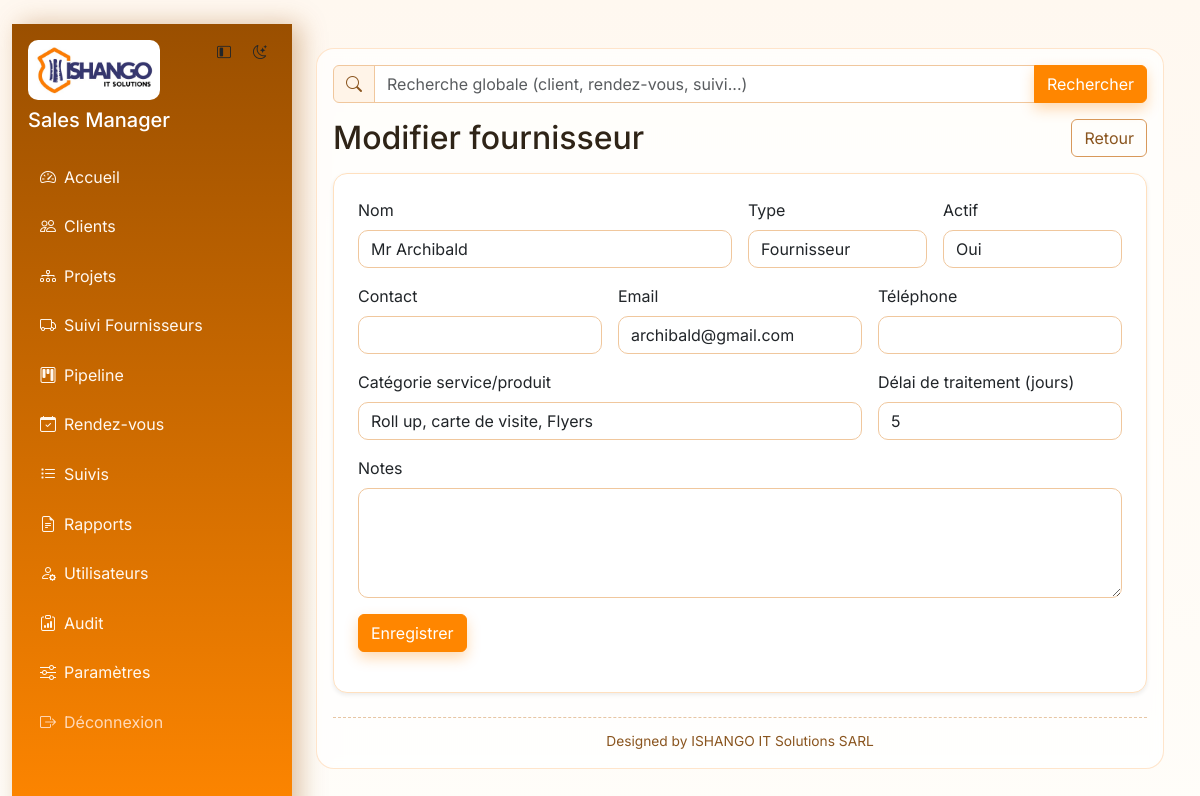
Page /suppliers/6/edit (signed in) on the committed database.
### tables this page shows
CREATE TABLE app_settings (

            key TEXT PRIMARY KEY,

            value TEXT NOT NULL

        );

CREATE TABLE suppliers (
            id INTEGER PRIMARY KEY AUTOINCREMENT,
            name TEXT NOT NULL,
            partner_type TEXT NOT NULL DEFAULT 'fournisseur',
            contact_name TEXT,
            email TEXT,
            phone TEXT,
            service_category TEXT,
            sla_days INTEGER,
            notes TEXT,
            is_active INTEGER NOT NULL DEFAULT 1,
            created_at TEXT DEFAULT CURRENT_TIMESTAMP
        );

### routes/suppliers.py (the view, shortened to what this page needs)
@suppliers_bp.route("/<int:supplier_id>/edit", methods=["GET", "POST"])
@permission_required("suppliers.manage")
def edit_supplier(supplier_id):
    supplier = query_one("SELECT * FROM suppliers WHERE id = ?", (supplier_id,))
    if not supplier:
        flash("Fournisseur introuvable.", "danger")
        return redirect(url_for("suppliers.list_suppliers"))
    return render_template("supplier_form.html", supplier=supplier, supplier_types=SUPPLIER_TYPES)

### models/db.py (called while the page is built)
def get_db() -> sqlite3.Connection:
    if "db" not in g:
        connection = sqlite3.connect(DB_PATH)
        connection.execute("PRAGMA foreign_keys = ON")
        connection.row_factory = sqlite3.Row
        g.db = connection
    return g.db

### models/repositories.py (called while the page is built)
def query_one(query, params=()):
    return get_db().execute(query, params).fetchone()

### routes/utils.py (called while the page is built)
def has_permission(permission: str) -> bool:
    role = session.get("role", "sales")
    permissions = ROLE_PERMISSIONS.get(role, set())
    return "*" in permissions or permission in permissions

def permission_required(permission: str):
    def decorator(view_func):
        @wraps(view_func)
        def wrapper(*args, **kwargs):
            if "user_id" not in session:
                return redirect(url_for("auth.login"))
            if not has_permission(permission):
                flash("Action non autorisée pour votre rôle.", "warning")
                return redirect(url_for("dashboard.home"))
            return view_func(*args, **kwargs)
        return wrapper
    return decorator

### templates/supplier_form.html (shortened to what this page needs)
{% extends "base.html" %}
{% block content %}
<div class="d-flex justify-content-between align-items-center mb-3">
  <h2 class="mb-0">{% if supplier %}Modifier fournisseur{% else %}Nouveau fournisseur{% endif %}</h2>
  <a href="{{ url_for('suppliers.list_suppliers') }}" class="btn btn-outline-secondary">Retour</a>
</div>
<div class="card shadow-sm">
  <div class="card-body p-4">
    <form method="post" class="row g-3">
      <div class="col-md-6">
        <label class="form-label">Nom</label>
        <input class="form-control" name="name" required value="{{ supplier.name if supplier else '' }}">
      </div>
      <div class="col-md-3">
        <label class="form-label">Type</label>
        <select class="form-select" name="partner_type">
          {% for key, label in supplier_types %}
          <option value="{{ key }}" {% if supplier and supplier.partner_type == key %}selected{% endif %}>{{ label }}</option>
          {% endfor %}
        </select>
      </div>
      <div class="col-md-3">
        <label class="form-label">Actif</label>
        <select class="form-select" name="is_active">
          <option value="1" {% if not supplier or supplier.is_active %}selected{% endif %}>Oui</option>
        </select>
      </div>
      <div class="col-md-4">
        <label class="form-label">Contact</label>
        <input class="form-control" name="contact_name" value="{{ supplier.contact_name if supplier else '' }}">
      </div>
      <div class="col-md-4">
        <label class="form-label">Email</label>
        <input class="form-control" name="email" value="{{ supplier.email if supplier else '' }}">
      </div>
      <div class="col-md-4">
        <label class="form-label">Téléphone</label>
        <input class="form-control" name="phone" value="{{ supplier.phone if supplier else '' }}">
      </div>
      <div class="col-md-8">
        <label class="form-label">Catégorie service/produit</label>
        <input class="form-control" name="service_category" value="{{ supplier.service_category if supplier else '' }}">
      </div>
      <div class="col-md-4">
        <label class="form-label">Délai de traitement (jours)</label>
        <input type="number" min="0" class="form-control" name="sla_days" value="{{ supplier.sla_days if supplier else '' }}">
      </div>
      <div class="col-12">
        <label class="form-label">Notes</label>
        <textarea class="form-control" rows="4" name="notes">{{ supplier.notes if supplier else '' }}</textarea>
      </div>
      <div class="col-12">
        <button class="btn btn-primary">Enregistrer</button>
      </div>
    </form>
  </div>
</div>
{% endblock %}

### templates/base.html (shortened to what this page needs)
﻿<!doctype html>
<html lang="fr" data-theme="{{ default_theme }}">
  <head>
    <link href="https://cdn.jsdelivr.net/npm/bootstrap@5.3.3/dist/css/bootstrap.min.css" rel="stylesheet">
    <link href="https://cdn.jsdelivr.net/npm/bootstrap-icons@1.11.3/font/bootstrap-icons.min.css" rel="stylesheet">
    <link href="{{ url_for('static', filename='css/styles.css') }}" rel="stylesheet">
  </head>
  <body>
    {% if session.get('user_id') %}
      <div class="container-fluid">
        <div class="app-layout min-vh-100">
          <aside id="appSidebar" class="sidebar p-3">
            <div class="d-flex justify-content-between align-items-start mb-4 gap-2">
              <div class="sidebar-brand">
                <img src="{{ url_for('static', filename='img/ishango-logo.png') }}" alt="Ishango" class="brand-logo mb-2">
                <h5 class="text-white mb-0 brand-title">{{ app_name }}</h5>
              </div>
              <div class="d-flex gap-1">
                <button id="sidebarToggle" class="btn btn-sm btn-light-subtle" type="button" title="Menu">
                  <i class="bi bi-layout-sidebar-inset"></i>
                </button>
                <button id="themeToggle" class="btn btn-sm btn-light-subtle" type="button" title="Thème">
                  <i class="bi bi-moon-stars"></i>
                </button>
              </div>
            </div>
            <nav class="nav flex-column gap-2">
              <a class="nav-link" href="{{ url_for('dashboard.home') }}"><i class="bi bi-speedometer2 me-2"></i><span class="link-text">Accueil</span></a>
              <a class="nav-link" href="{{ url_for('clients.list_clients') }}"><i class="bi bi-people me-2"></i><span class="link-text">Clients</span></a>
              <a class="nav-link" href="{{ url_for('projects.list_projects') }}"><i class="bi bi-diagram-3 me-2"></i><span class="link-text">Projets</span></a>
              <a class="nav-link" href="{{ url_for('suppliers.list_suppliers') }}"><i class="bi bi-truck me-2"></i><span class="link-text">Suivi Fournisseurs</span></a>
              <a class="nav-link" href="{{ url_for('pipeline.board') }}"><i class="bi bi-kanban me-2"></i><span class="link-text">Pipeline</span></a>
              <a class="nav-link" href="{{ url_for('appointments.list_appointments') }}"><i class="bi bi-calendar-check me-2"></i><span class="link-text">Rendez-vous</span></a>
              <a class="nav-link" href="{{ url_for('followups.list_followups') }}"><i class="bi bi-list-task me-2"></i><span class="link-text">Suivis</span></a>
              <a class="nav-link" href="{{ url_for('exports.reports_home') }}"><i class="bi bi-file-earmark-text me-2"></i><span class="link-text">Rapports</span></a>
              {% if session.get('role') == 'admin' %}
              <a class="nav-link" href="{{ url_for('admin.users') }}"><i class="bi bi-person-gear me-2"></i><span class="link-text">Utilisateurs</span></a>
              <a class="nav-link" href="{{ url_for('admin.audit') }}"><i class="bi bi-clipboard-data me-2"></i><span class="link-text">Audit</span></a>
              <a class="nav-link" href="{{ url_for('settings.index') }}"><i class="bi bi-sliders me-2"></i><span class="link-text">Paramètres</span></a>
              {% endif %}
              <a class="nav-link nav-logout" href="{{ url_for('auth.logout') }}"><i class="bi bi-box-arrow-right me-2"></i><span class="link-text">Déconnexion</span></a>
            </nav>
          </aside>
          <main class="app-main p-4">
            <div class="app-main-shell">
              {% if request.endpoint != "clients.list_clients" %}
              <form method="get" action="{{ url_for('search.global_search') }}" class="global-search mb-3">
                <div class="input-group">
                  <span class="input-group-text"><i class="bi bi-search"></i></span>
                  <input
                    type="text"
                    name="q"
                    class="form-control"
                    placeholder="Recherche globale (client, rendez-vous, suivi...)"
                    value="{{ request.args.get('q', '') if request.endpoint == 'search.global_search' else '' }}"
                  >
                  <button class="btn btn-primary" type="submit">Rechercher</button>
                </div>
              </form>
              {% endif %}
              {% block content %}{% endblock %}
              <footer class="app-signature mt-4">
                Designed by ISHANGO IT Solutions SARL
              </footer>
            </div>
          </main>
        </div>
      </div>
    {% endif %}
  </body>
</html>

### static/css/styles.css (style rules this page uses)
:root { --brand-900: #9a4f00; --brand-700: #ff8600; --brand-500: #ff980f; --accent-500: #2d2f80; --accent-300: #4348aa; --brand-100: #fff3e6; --surface: #ffffff; --surface-soft: #f5f6ff; --border: #ffe0bf; --text-main: #2f2417; --text-soft: #886f56; --shadow: 0 12px 28px rgba(154, 79, 0, 0.12); }
body { font-family: "Inter", system-ui, -apple-system, Segoe UI, Roboto, Arial, sans-serif; background: linear-gradient(180deg, #fff8f0, #fffdf9); color: var(--text-main); transition: background 0.25s ease, color 0.25s ease; }
.app-layout { display: flex; width: 100%; }
.sidebar { width: 280px; flex: 0 0 280px; transition: width 0.28s ease, flex-basis 0.28s ease, transform 0.28s ease; overflow-x: hidden; }
.app-main { flex: 1 1 auto; min-width: 0; transition: all 0.28s ease; }
.app-main-shell { background: rgba(255, 255, 255, 0.72); border: 1px solid rgba(255, 181, 110, 0.35); border-radius: 18px; padding: 1rem; backdrop-filter: blur(6px); }
.global-search .input-group-text { background: #fff4e8; border-color: #f0c79d; color: #8a551f; }
.app-signature { border-top: 1px dashed rgba(201, 129, 57, 0.45); padding-top: 0.8rem; font-size: 0.86rem; color: #8a551f; text-align: center; }
.sidebar { background: linear-gradient(180deg, var(--brand-900), var(--brand-700)); box-shadow: 8px 0 24px rgba(154, 79, 0, 0.35); }
.sidebar .nav-link { color: #fff8f0; border-radius: 10px; padding: 0.55rem 0.75rem; transition: all 0.2s ease; }
.sidebar .nav-logout { color: #ffd9b8; }
.brand-logo { max-width: 132px; width: 100%; height: auto; object-fit: contain; border-radius: 10px; background: #fff; padding: 4px; }
.card, .table-responsive.card { border: 1px solid var(--border); border-radius: 14px; background: var(--surface); box-shadow: var(--shadow); transition: transform 0.2s ease, box-shadow 0.2s ease; animation: fade-up 0.35s ease both; }
.btn-primary { background-color: var(--brand-700); border-color: var(--brand-700); box-shadow: 0 6px 14px rgba(255, 134, 0, 0.3); }
.btn-outline-secondary { border-color: #d8995b; color: #8a551f; }
.form-control, .form-select { border: 1px solid #f0c79d; border-radius: 10px; background: #fff; }
a, button, .btn, .form-control, .form-select, .badge, .list-group-item, .table tbody tr, .kanban-column, .kanban-card, .pagination .page-link, .progress, .progress-bar { transition: transform 0.18s ease, box-shadow 0.22s ease, background-color 0.2s ease, color 0.2s ease, border-color 0.2s ease, opacity 0.2s ease; }

### rows in the picture
app_settings: value "Sales Manager"
suppliers: name "Mr Archibald", partner_type "Fournisseur", is_active "Oui", email "archibald@gmail.com", service_category "Roll up, carte de visite, Flyers", sla_days "5"
